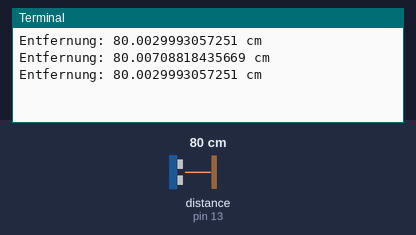
Simulated run of this program. Board: Raspberry Pi (header pin numbers). Shown: the last lines printed to the terminal. The test bench sets the inputs (shaded band); at power-on: distance to the obstacle (sensor on pin 13) 80 cm. The echo pulse lasts 58.3 µs per cm; the clock reads 2024-03-15 10:24:30 at power-on unless the program sets it.

Above: at 1.2 s.
1.3 s: distance to the obstacle (sensor on pin 13) set to 2 cm
At 1.9 s:
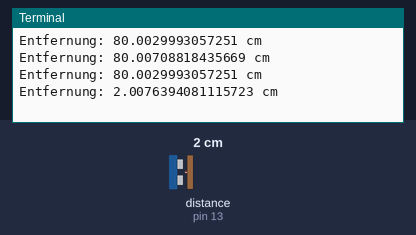
2.8 s: distance to the obstacle (sensor on pin 13) set to 4 cm
At 3.4 s:
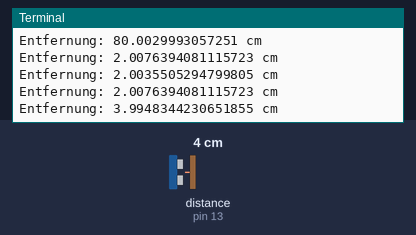
Timing chart, 0 to 5.8 s (numbered marks = the images above; inputs shaded):
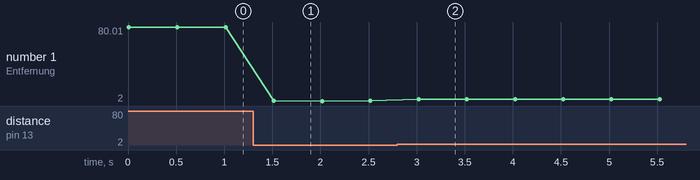

The program:

ultraschall.py
```python
#!/usr/bin/python3
# Datei ultraschall.py
import time
import RPi.GPIO as GPIO

GPIO.setmode(GPIO.BOARD)
trig = 11  # GPIO-Pin-Nummern
echo = 13
GPIO.setup(echo, GPIO.IN)
GPIO.setup(trig, GPIO.OUT)

while True:
    GPIO.output(trig, True)
    time.sleep(0.00001) # 10 Mikrosekunden
    GPIO.output(trig, False)

    while GPIO.input(echo) == 0:
        pass
    start = time.time()
    while GPIO.input(echo) == 1:
        pass
    ende = time.time()
    entfernung = ((ende - start) * 34300) / 2
    print("Entfernung:", entfernung, "cm")
    time.sleep(0.5)
```

Measured:
- after the input at 1.3 s, the terminal: prints a new line after 0.22 s (image 1)
- after the input at 2.8 s, the terminal: prints a new line after 0.22 s (image 2)
- plotted number 1: 80 → 2.01 after the input at 1.3 s, 2.01 → 3.99 after the input at 2.8 s
